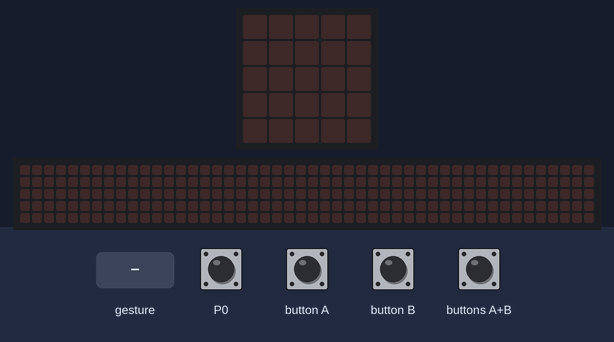
A program run on a simulated BBC micro:bit (MakeCode). Parts: the board's 5×5 LED display, a strip that is not on the board, showing the scrolling text unrolled. The inputs (shaded band) are chosen by the test bench. Random numbers come from a fixed seed; a tilt is held for 1.5 s and a shake lasts 1 s, then the board lies face up again; the 48×5 strip is a reading aid, not a part: it shows the text the display is scrolling, unrolled, one strip-width of it at a time.

Above: at 1.2 s.
1.3 s: button B pressed for 0.15 s
At 1.8 s:
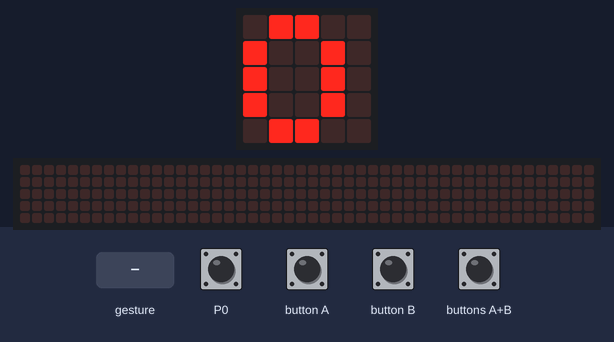
4.4 s: gesture 'shake'
At 5.8 s:
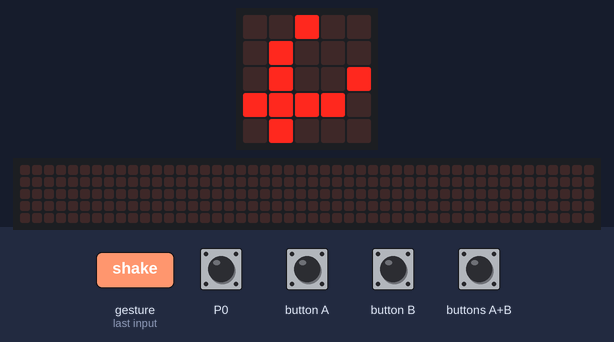
6.1 s: gesture 'shake'
At 7.3 s:
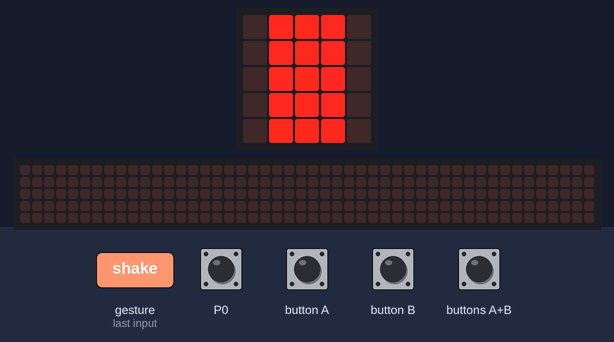
7.8 s: touch pin P0 pressed for 0.15 s
At 9.1 s:
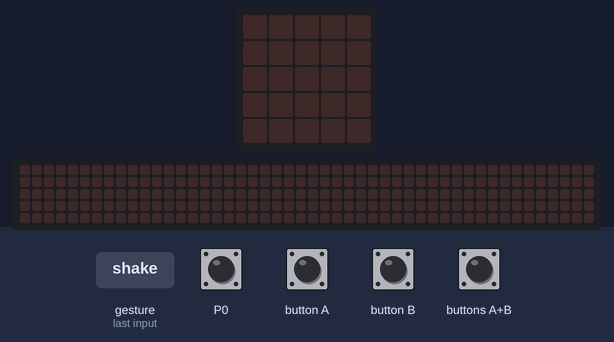
9.4 s: button A pressed 5 times (0.12 s each, 0.3 s apart)
At 10.81 s:
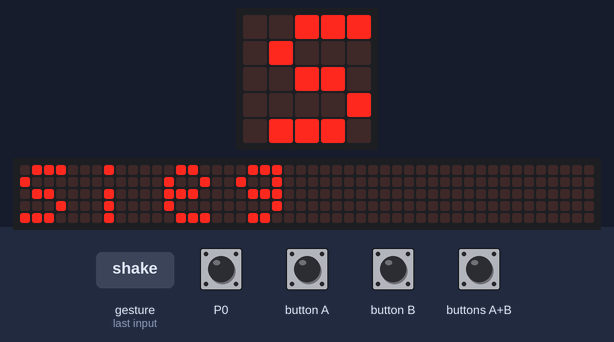
12.4 s: buttons A+B pressed for 0.15 s
At 13.04 s:
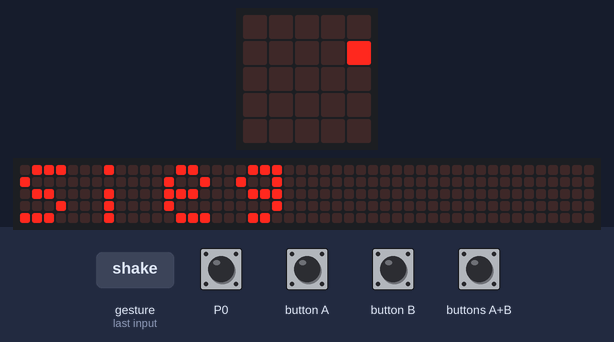
Timing chart, 0 to 15.4 s (numbered marks = the images above; inputs shaded):
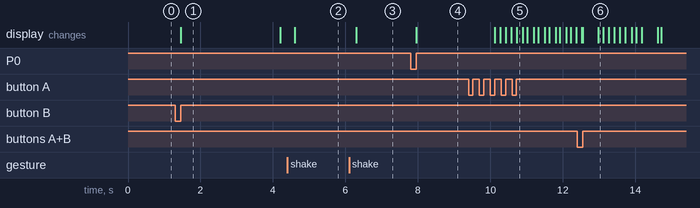

The program:

main.ts
```typescript
let zähler = 0
let Symbol = 0
input.onPinPressed(TouchPin.P0, function () {
    basic.clearScreen()
})
input.onButtonPressed(Button.A, function () {
    zähler = zähler + 1
})
input.onGesture(Gesture.Shake, function () {
    Symbol = randint(1, 3)
    if (Symbol == 1) {
        basic.showLeds(`
            . . # . .
            . # . . .
            . # . . #
            # # # # .
            . # . . .
            `)
    } else if (Symbol == 2) {
        basic.showLeds(`
            . . . . .
            . # # # .
            . # # # .
            . # # # .
            . . . . .
            `)
    } else if (Symbol == 3) {
        basic.showLeds(`
            . # # # .
            . # # # .
            . # # # .
            . # # # .
            . # # # .
            `)
    }
})
input.onButtonPressed(Button.AB, function () {
    zähler = 0
    basic.clearScreen()
})
input.onButtonPressed(Button.B, function () {
    basic.showNumber(zähler)
    basic.pause(2000)
    basic.clearScreen()
})
basic.forever(function () {
    if (zähler == 3) {
        for (let index = 0; index < 2; index++) {
            basic.clearScreen()
            basic.showString("Sieg")
            basic.clearScreen()
            basic.pause(100)
            basic.showIcon(IconNames.Happy)
            basic.pause(100)
            basic.clearScreen()
        }
        zähler = 0
    }
})
```

test.ts
```typescript
// Hier kann man Tests durchführen; diese Datei wird nicht kompiliert, wenn dieses Paket als Erweiterung verwendet wird.
```

Measured:
- after the input at 1.3 s, the display: changes after 0.15 s (image 1)
- after the input at 4.4 s, the display: changes after 0.20 s (image 2)
- after the input at 6.1 s, the display: changes after 0.20 s (image 3)
- after the input at 7.8 s, the display: changes after 0.15 s (image 4)
- after the input at 9.4 s, the display: first changes after 0.72 s (image 5 shows a later state)
- what the display in image 1 shows lasts 2.7 s, from 1.5 s to 4.2 s
